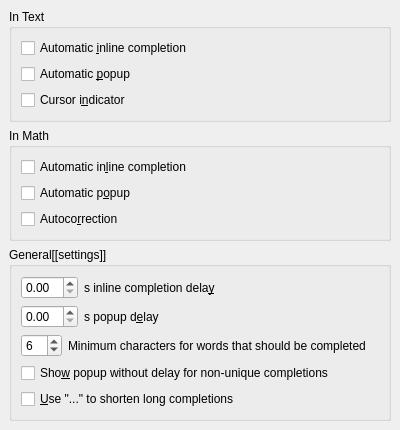
<?xml version="1.0" encoding="UTF-8"?>
<ui version="4.0">
 <class>PrefCompletionUi</class>
 <widget class="QWidget" name="PrefCompletionUi">
  <property name="geometry">
   <rect>
    <x>0</x>
    <y>0</y>
    <width>400</width>
    <height>404</height>
   </rect>
  </property>
  <property name="windowTitle">
   <string/>
  </property>
  <layout class="QGridLayout">
   <property name="margin">
    <number>9</number>
   </property>
   <property name="spacing">
    <number>6</number>
   </property>
   <item row="1" column="0">
    <widget class="QGroupBox" name="groupBox_3">
     <property name="title">
      <string>In Math</string>
     </property>
     <property name="flat">
      <bool>true</bool>
     </property>
     <layout class="QVBoxLayout">
      <property name="spacing">
       <number>6</number>
      </property>
      <property name="margin">
       <number>9</number>
      </property>
      <item>
       <widget class="QCheckBox" name="inlineMathCB">
        <property name="toolTip">
         <string>Show the grey inline completion behind the cursor in math mode after the delay.</string>
        </property>
        <property name="text">
         <string>Automatic in&amp;line completion</string>
        </property>
       </widget>
      </item>
      <item>
       <widget class="QCheckBox" name="popupMathCB">
        <property name="toolTip">
         <string>Show the popup in math mode after the delay.</string>
        </property>
        <property name="text">
         <string>Automatic p&amp;opup</string>
        </property>
       </widget>
      </item>
      <item>
       <widget class="QCheckBox" name="autocorrectionCB">
        <property name="text">
         <string>Autoco&amp;rrection</string>
        </property>
       </widget>
      </item>
     </layout>
    </widget>
   </item>
   <item row="0" column="0">
    <widget class="QGroupBox" name="groupBox_2">
     <property name="title">
      <string>In Text</string>
     </property>
     <property name="flat">
      <bool>true</bool>
     </property>
     <layout class="QVBoxLayout">
      <property name="spacing">
       <number>6</number>
      </property>
      <property name="margin">
       <number>9</number>
      </property>
      <item>
       <widget class="QCheckBox" name="inlineTextCB">
        <property name="toolTip">
         <string>Show the grey inline completion behind the cursor in text mode after the delay.</string>
        </property>
        <property name="text">
         <string>Automatic &amp;inline completion</string>
        </property>
       </widget>
      </item>
      <item>
       <widget class="QCheckBox" name="popupTextCB">
        <property name="toolTip">
         <string>Show the popup after the set delay in text mode.</string>
        </property>
        <property name="text">
         <string>Automatic &amp;popup</string>
        </property>
       </widget>
      </item>
      <item>
       <widget class="QCheckBox" name="cursorTextCB">
        <property name="toolTip">
         <string>Show a small triangle on the cursor if a completion is available in text mode.</string>
        </property>
        <property name="text">
         <string>Cursor i&amp;ndicator</string>
        </property>
       </widget>
      </item>
     </layout>
    </widget>
   </item>
   <item row="2" column="0">
    <widget class="QGroupBox" name="groupBox_4">
     <property name="title">
      <string>General[[settings]]</string>
     </property>
     <property name="flat">
      <bool>true</bool>
     </property>
     <layout class="QVBoxLayout">
      <property name="spacing">
       <number>6</number>
      </property>
      <property name="margin">
       <number>9</number>
      </property>
      <item>
       <layout class="QHBoxLayout">
        <property name="spacing">
         <number>6</number>
        </property>
        <property name="margin">
         <number>0</number>
        </property>
        <item>
         <widget class="QDoubleSpinBox" name="inlineDelaySB">
          <property name="toolTip">
           <string>After the cursor has not moved for this time, the inline completion is shown if it is available.</string>
          </property>
          <property name="maximum">
           <double>10.000000000000000</double>
          </property>
          <property name="singleStep">
           <double>0.100000000000000</double>
          </property>
         </widget>
        </item>
        <item>
         <widget class="QLabel" name="label_4">
          <property name="text">
           <string>s inline completion dela&amp;y</string>
          </property>
          <property name="buddy">
           <cstring>inlineDelaySB</cstring>
          </property>
         </widget>
        </item>
        <item>
         <spacer>
          <property name="orientation">
           <enum>Qt::Horizontal</enum>
          </property>
          <property name="sizeHint" stdset="0">
           <size>
            <width>40</width>
            <height>20</height>
           </size>
          </property>
         </spacer>
        </item>
       </layout>
      </item>
      <item>
       <layout class="QHBoxLayout">
        <property name="spacing">
         <number>6</number>
        </property>
        <property name="margin">
         <number>0</number>
        </property>
        <item>
         <widget class="QDoubleSpinBox" name="popupDelaySB">
          <property name="toolTip">
           <string>After the cursor has not moved for this time, the completion popup is shown if it is available.</string>
          </property>
          <property name="maximum">
           <double>10.000000000000000</double>
          </property>
          <property name="singleStep">
           <double>0.100000000000000</double>
          </property>
         </widget>
        </item>
        <item>
         <widget class="QLabel" name="label_3">
          <property name="text">
           <string>s popup d&amp;elay</string>
          </property>
          <property name="buddy">
           <cstring>popupDelaySB</cstring>
          </property>
         </widget>
        </item>
        <item>
         <spacer>
          <property name="orientation">
           <enum>Qt::Horizontal</enum>
          </property>
          <property name="sizeHint" stdset="0">
           <size>
            <width>40</width>
            <height>20</height>
           </size>
          </property>
         </spacer>
        </item>
       </layout>
      </item>
      <item>
       <layout class="QHBoxLayout">
        <property name="spacing">
         <number>6</number>
        </property>
        <property name="margin">
         <number>0</number>
        </property>
        <item>
         <widget class="QSpinBox" name="minlengthSB">
          <property name="toolTip">
           <string>Words with less than the specified number of characters will not be completed.</string>
          </property>
          <property name="minimum">
           <number>5</number>
          </property>
          <property name="maximum">
           <number>24</number>
          </property>
          <property name="value">
           <number>6</number>
          </property>
         </widget>
        </item>
        <item>
         <widget class="QLabel" name="label_5">
          <property name="text">
           <string>Minimum characters for words that should be completed</string>
          </property>
          <property name="buddy">
           <cstring>minlengthSB</cstring>
          </property>
         </widget>
        </item>
        <item>
         <spacer>
          <property name="orientation">
           <enum>Qt::Horizontal</enum>
          </property>
          <property name="sizeHint" stdset="0">
           <size>
            <width>40</width>
            <height>20</height>
           </size>
          </property>
         </spacer>
        </item>
       </layout>
      </item>
      <item>
       <widget class="QCheckBox" name="popupAfterCompleteCB">
        <property name="toolTip">
         <string>When the TAB completion is not unique, there won't be a delay of the popup. It will be shown right away.</string>
        </property>
        <property name="text">
         <string>Sho&amp;w popup without delay for non-unique completions</string>
        </property>
       </widget>
      </item>
      <item>
       <widget class="QCheckBox" name="inlineDotsCB">
        <property name="toolTip">
         <string>Long completions are cut-off and shown with &quot;...&quot;.</string>
        </property>
        <property name="text">
         <string>&amp;Use &quot;...&quot; to shorten long completions</string>
        </property>
       </widget>
      </item>
     </layout>
    </widget>
   </item>
   <item row="3" column="0">
    <spacer>
     <property name="orientation">
      <enum>Qt::Vertical</enum>
     </property>
     <property name="sizeType">
      <enum>QSizePolicy::Expanding</enum>
     </property>
     <property name="sizeHint" stdset="0">
      <size>
       <width>0</width>
       <height>16</height>
      </size>
     </property>
    </spacer>
   </item>
  </layout>
 </widget>
 <tabstops>
  <tabstop>inlineTextCB</tabstop>
  <tabstop>popupTextCB</tabstop>
  <tabstop>cursorTextCB</tabstop>
  <tabstop>inlineMathCB</tabstop>
  <tabstop>popupMathCB</tabstop>
  <tabstop>autocorrectionCB</tabstop>
 </tabstops>
 <includes>
  <include location="local">qt_i18n.h</include>
 </includes>
 <resources/>
 <connections/>
</ui>
